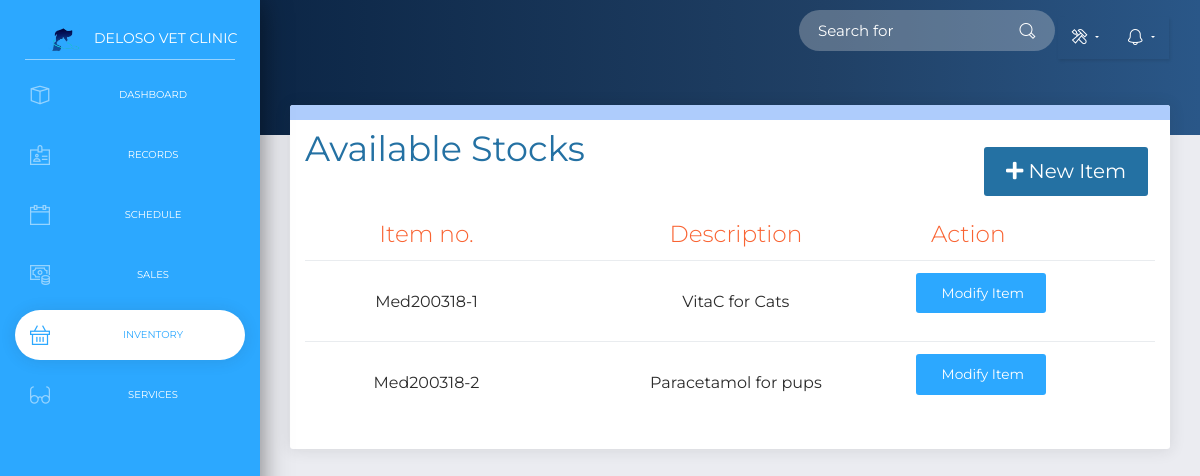
/vetclinic/inventory, run on the app's committed database.
### tables this page shows
CREATE TABLE `itemstock` (
  `itemid` varchar(20) NOT NULL,
  `item_desc` varchar(200) NOT NULL,
  `item_unit` varchar(50) NOT NULL,
  `item_type` varchar(50) NOT NULL
);

### application/controllers/vetclinic.php (called while the page is built, shortened)
<?php
class vetclinic extends CI_Controller {
	public function __construct(){
			$this->load->model('vet_model','vet_model');
			$this->load->model('itemstock','itemstock');
			$this->load->model('history','history');
			$this->load->model('services','services');
			$this->load->model('itemhistory','itemhistory');
	}
	public function inventory(){
		$header_data['notif']=$this->vet_model->notification();
		$header_data['events'] = $this->vet_model->getEventsByDate(date("Y-m-d"));
		$header_data['eventCounter'] = count($header_data['events']);
		$header_data['items'] = $this->vet_model->getAllZeroitems();
				$record_data['bills'] = $this->vet_model->getbill();
		$data['stock'] = $this->itemstock->read();
		$data['itemhistory']=$this->itemhistory->read();
		$header_data['title'] = "Inventory";
		$record_data['notif']=$this->vet_model->notification();
		$record_data['events'] = $this->vet_model->getEventsByDate(date("Y-m-d"));
		$record_data['eventCounter'] = count($record_data['events']);
		$record_data['items'] = $this->vet_model->getAllZeroitems();
		$this->load->view('include/header2',$header_data);
		$this->load->view('clinic/inventory',['data'=>$data,'record_dat'=>$record_data]);
		$this->load->view('include/footer');
	}
}
?>

### index.php (called while the page is built, shortened)
<?php
require_once BASEPATH.'core/CodeIgniter.php';

### application/models/itemstock.php (called while the page is built, shortened)
<?php
class itemstock extends CI_Model {
	private $table = "itemstock";
	public function read($condition=null,$selector=null){
		if($selector==null) $selector = '*';
		$this->db->select($selector);
		$this->db->from($this->table);
		$query=$this->db->get();
		return $query->result_array();
	}
}

### application/models/itemhistory.php (called while the page is built, shortened)
<?php
class itemhistory extends CI_Model {
	private $table = "itemhistory";
	public function read($condition=null,$selector=null){
		if($selector==null) $selector = '*';
		$this->db->select($selector);
		$this->db->from($this->table);
		$this->db->order_by('date','desc');
		$query=$this->db->get();
		return $query->result_array();
	}
}

### application/views/clinic/inventory.php (the view, shortened to what this page needs)
<!DOCTYPE html>
<html lang="en">
<body class="">
    <div class="wrapper ">
        <div class="sidebar" data-color="blue">
            <div class="logo">
                <a class="simple-text logo-mini">
                    <img src="<?php echo base_url('assets/img/logo.png');?>">
                </a>
                <a class="simple-text logo-normal">
                    Deloso Vet Clinic
                </a>
            </div>
            <div class="sidebar-wrapper">
                <ul class="nav">
                    <li>
                        <a href="<?php echo base_url('vetclinic'); ?>">
                            <i class="now-ui-icons design_app"></i>
                            <p>Dashboard</p>
                        </a>
                    </li>
                    <li>
                        <a href="<?php echo base_url('vetclinic/records'); ?>">
                            <i class="now-ui-icons business_badge"></i>
                            <p>Records</p>
                        </a>
                    </li>
                    <li>
                        <a href="<?php echo base_url('vetclinic/schedule'); ?>">
                            <i class="now-ui-icons ui-1_calendar-60"></i>
                            <p>Schedule</p>
                        </a>
                    </li>
                    <li>
                        <a href="#subPages" data-toggle="collapse" class="collapsed">
                            <i class="now-ui-icons business_money-coins"></i>
                            <p>Sales</p>
                        </a>
                    </li>
                    <li class="active">
                        <a href="#subPages2" data-toggle="collapse" class="collapsed">
                            <i class="now-ui-icons shopping_basket"></i>
                            <p>Inventory</p>
                        </a>
                    </li>
                    <li>
                        <a href="<?php echo base_url('vetclinic/services'); ?>">
                            <i class="now-ui-icons education_glasses"></i>
                            <p>Services</p>
                        </a>
                    </li>
                </ul>
            </div>
        </div>
        <div class="main-panel">
            <nav class="navbar navbar-expand-lg navbar-transparent  navbar-absolute bg-primary fixed-top">
                <div class="container-fluid">
                    <div class="collapse navbar-collapse justify-content-end" id="navigation">
                        <form>
                            <div class="input-group no-border">
                                <input type="text" class="form-control" id="search" onkeyup="search()" name="q" placeholder="Search for" required>
                                <span class="input-group-addon">
                                    <i class="now-ui-icons ui-1_zoom-bold"></i>
                                </span>
                            </div>
                        </form>
                        <ul class="navbar-nav">
                            <li class="nav-item dropdown">
                                <a class="nav-link dropdown-toggle" id="navbarDropdownMenuLink1" data-toggle="dropdown" aria-haspopup="true" aria-expanded="false">
                                    <i class="now-ui-icons ui-2_settings-90"></i>
                                </a>
                            </li>
                            <li class="nav-item dropdown">
                                <a class="nav-link dropdown-toggle" id="navbarDropdownMenuLink" data-toggle="dropdown" aria-haspopup="true" aria-expanded="false">
                                    <i class="now-ui-icons ui-1_bell-53"></i>
                                </a>
                            </li>
                        </ul>
                    </div>
                </div>
            </nav>
            <div class="panel-header panel-header-sm">
            </div>
            <div class="content">
                <div class="row">
                    <div class="col-md-12">
                        <div class="card">
                            <div class="card-header">
                                <h2 class="card-title">Available Stocks</h2>
                            </div>
                            <div class="card-body">
                                <div class="table-responsive">
                                    <table class="table table-list-search" >
                                        <thead>
                                        <tr >
                                            <th colspan="4" >
                                                <div id="addbutn">
                                                    <button type="button" class="btn btn-md"  data-toggle="modal" data-target="#myModalNorm">
                                                        <span class="fas fa-plus"></span>
                                                        New Item
                                                    </button>
                                                </div>
                                            </th>
                                        </tr>
                                        <tr>
                                            <th class="text-primary" style="text-align: center;">Item no.</th>
                                            <th class="text-primary" style="text-align: center;">Description</th>
                                            <th class="text-primary">Action</th>
                                        </tr>
                                    </thead>
                                        <tbody>
                                            <?php
                                                            foreach($data['stock'] as $s){
                                                                echo '
                                                                        <td style="text-align:center;">'.$s['itemid'].'</td>
                                                                        <td style="text-align:center;"  >'.$s['item_desc'].'</td>
                                                                    <td style="">
                                                                    <form method="POST" action="">
                                                                        <div class="row">
                                                                                <input type="hidden" class="form-control" id="itemid" name="itemid" value="'.$s['itemid'].'"/>
                                                                            <a href="addstock/'.$s['itemid'].'" class="btn btn-info btn-md" />
                                                                                <span class="glyphicon glyphicon-plus"></span>&nbsp;Modify Item</button>
                                                                            </a>
                                                                        </div>
                                                                    </form>
                                                                </td>
                                                            </tr>
                                                            ';
                                                    }
                                                    ?>
                                        </tbody>
                                    </table>
                                </div>
                            </div>
                        </div>
                    </div>
                </div>
            </div>
        </div>
    </div>
</body>
</html>

### assets/css/new.css (style rules this page uses)
input[type="text"] { font-size: 15px; }
.card-title { color: #2471A3; position: absolute; }
#addbutn { color: #2471A3; float: right; }
#addbutn button { background-color: #2471A3; outline: none; }

### assets/css/overallcss.css (style rules this page uses)
.logo { height: 40px; width: 40px; margin-left: 50px; margin-top: 10px; float:left; border-radius: 10px; }
.navbar-nav { -moz-box-shadow: 1px 2px 3px rgba(0, 0, 0, 0.1); -webkit-box-shadow: 1px 2px 3px rgba(0, 0, 0, 0.1); box-shadow: 1px 2px 3px rgba(0, 0, 0, 0.1); }
.active { color:#3498DB; }
.dropdown { position: relative; display: inline-block; }
.btn { outline:none; margin: 0px; }

### assets/css/clock_style.css (style rules this page uses)
body { background-color:#1C1C1C; text-align:center; font-family:helvetica; }

### data on the page
itemstock: itemid "Med200318-1", item_desc "VitaC for Cats"
itemstock: itemid "Med200318-2", item_desc "Paracetamol for pups"
